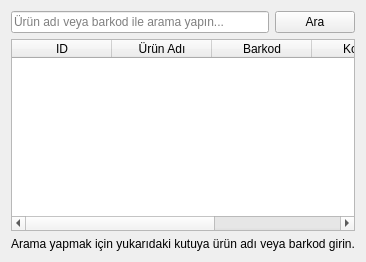
<?xml version="1.0" encoding="UTF-8"?>
<ui version="4.0">
 <class>SearchProductTab</class>
 <widget class="QWidget" name="SearchProductTab">
  <property name="windowTitle">
   <string>Ürün Ara</string>
  </property>
  <layout class="QVBoxLayout" name="verticalLayout">
   <item>
    <layout class="QHBoxLayout" name="searchLayout">
     <item>
      <widget class="QLineEdit" name="lineEditSearch">
       <property name="placeholderText">
        <string>Ürün adı veya barkod ile arama yapın...</string>
       </property>
      </widget>
     </item>
     <item>
      <widget class="QPushButton" name="btnSearch">
       <property name="text">
        <string>Ara</string>
       </property>
      </widget>
     </item>
    </layout>
   </item>
   <item>
    <widget class="QTableWidget" name="tableResults">
     <column>
      <property name="text">
       <string>ID</string>
      </property>
     </column>
     <column>
      <property name="text">
       <string>Ürün Adı</string>
      </property>
     </column>
     <column>
      <property name="text">
       <string>Barkod</string>
      </property>
     </column>
     <column>
      <property name="text">
       <string>Konum</string>
      </property>
     </column>
     <column>
      <property name="text">
       <string>Stok</string>
      </property>
     </column>
    </widget>
   </item>
   <item>
    <widget class="QLabel" name="labelInfo">
     <property name="text">
      <string>Arama yapmak için yukarıdaki kutuya ürün adı veya barkod girin.</string>
     </property>
     <property name="alignment">
      <set>Qt::AlignCenter</set>
     </property>
    </widget>
   </item>
  </layout>
 </widget>
 <resources/>
 <connections/>
</ui>
